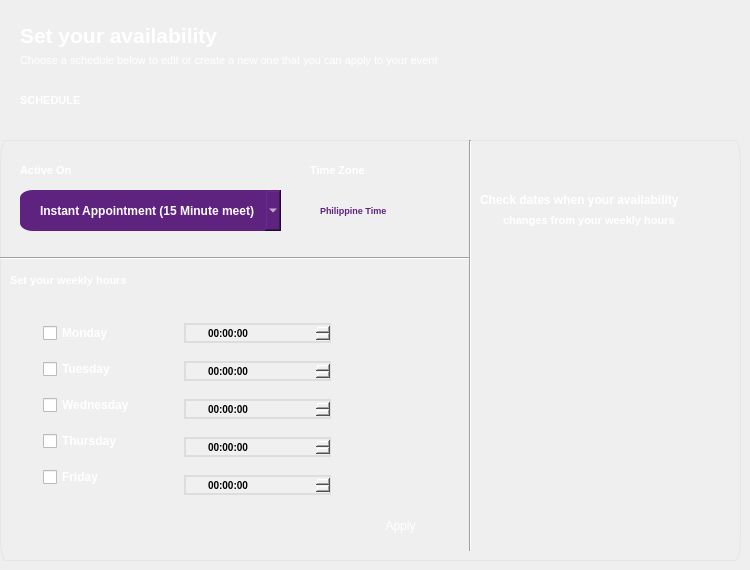
   <widget class="QWidget" name="Availabilitypage">
    <property name="styleSheet">
     <string notr="true">color: white;</string>
    </property>
    <widget class="QLabel" name="label_14">
     <property name="geometry">
      <rect>
       <x>20</x>
       <y>0</y>
       <width>261</width>
       <height>71</height>
      </rect>
     </property>
     <property name="font">
      <font>
       <family>Nirmala UI</family>
       <pointsize>16</pointsize>
       <weight>75</weight>
       <bold>true</bold>
      </font>
     </property>
     <property name="styleSheet">
      <string notr="true">border-radius: 0px solid;
background-color: rgba(0,0,0,0%);
</string>
     </property>
     <property name="text">
      <string>Set your availability</string>
     </property>
    </widget>
    <widget class="QGroupBox" name="groupBox_2">
     <property name="geometry">
      <rect>
       <x>0</x>
       <y>140</y>
       <width>741</width>
       <height>421</height>
      </rect>
     </property>
     <property name="styleSheet">
      <string notr="true">QGroupBox {

border-radius: 5px solid; 
border:1px solid;
border-color: rgb(229, 229, 229);
background-color: rgba(0,0,0,0%);
}

QComboBox {
	background-color: rgb(240, 240, 240);
border-radius: bold 2px;
padding-left:20px;
color: rgb(94, 34, 127);
}

QVBoxLaout {
color:white;
}
</string>
     </property>
     <property name="title">
      <string/>
     </property>
     <widget class="QLabel" name="label_15">
      <property name="geometry">
       <rect>
        <x>20</x>
        <y>20</y>
        <width>71</width>
        <height>21</height>
       </rect>
      </property>
      <property name="font">
       <font>
        <family>Nirmala UI</family>
        <pointsize>8</pointsize>
        <weight>75</weight>
        <bold>true</bold>
       </font>
      </property>
      <property name="styleSheet">
       <string notr="true">border-radius: 0px solid;
background-color: rgba(0,0,0,0%);
</string>
      </property>
      <property name="text">
       <string>Active On</string>
      </property>
     </widget>
     <widget class="QLabel" name="label_16">
      <property name="geometry">
       <rect>
        <x>310</x>
        <y>20</y>
        <width>71</width>
        <height>21</height>
       </rect>
      </property>
      <property name="font">
       <font>
        <family>Nirmala UI</family>
        <pointsize>8</pointsize>
        <weight>75</weight>
        <bold>true</bold>
       </font>
      </property>
      <property name="styleSheet">
       <string notr="true">border-radius: 0px solid;
background-color: rgba(0,0,0,0%);
</string>
      </property>
      <property name="text">
       <string>Time Zone</string>
      </property>
     </widget>
     <widget class="QLabel" name="label_18">
      <property name="geometry">
       <rect>
        <x>310</x>
        <y>50</y>
        <width>111</width>
        <height>41</height>
       </rect>
      </property>
      <property name="font">
       <font>
        <family>Nirmala UI</family>
        <pointsize>7</pointsize>
        <weight>75</weight>
        <bold>true</bold>
       </font>
      </property>
      <property name="styleSheet">
       <string notr="true">color: rgb(94, 34, 127);</string>
      </property>
      <property name="text">
       <string>    Philippine Time</string>
      </property>
     </widget>
     <widget class="QLabel" name="label_19">
      <property name="geometry">
       <rect>
        <x>10</x>
        <y>130</y>
        <width>151</width>
        <height>21</height>
       </rect>
      </property>
      <property name="font">
       <font>
        <family>Nirmala UI</family>
        <pointsize>8</pointsize>
        <weight>75</weight>
        <bold>true</bold>
       </font>
      </property>
      <property name="styleSheet">
       <string notr="true">border-radius: 0px solid;
background-color: rgba(0,0,0,0%);
</string>
      </property>
      <property name="text">
       <string>Set your weekly hours</string>
      </property>
     </widget>
     <widget class="Line" name="line">
      <property name="geometry">
       <rect>
        <x>0</x>
        <y>110</y>
        <width>471</width>
        <height>16</height>
       </rect>
      </property>
      <property name="orientation">
       <enum>Qt::Horizontal</enum>
      </property>
     </widget>
     <widget class="Line" name="line_2">
      <property name="geometry">
       <rect>
        <x>460</x>
        <y>0</y>
        <width>20</width>
        <height>411</height>
       </rect>
      </property>
      <property name="orientation">
       <enum>Qt::Vertical</enum>
      </property>
     </widget>
     <widget class="QWidget" name="verticalLayoutWidget">
      <property name="geometry">
       <rect>
        <x>30</x>
        <y>160</y>
        <width>141</width>
        <height>211</height>
       </rect>
      </property>
      <layout class="QVBoxLayout" name="verticalLayout">
       <property name="leftMargin">
        <number>13</number>
       </property>
       <property name="topMargin">
        <number>13</number>
       </property>
       <property name="rightMargin">
        <number>13</number>
       </property>
       <property name="bottomMargin">
        <number>10</number>
       </property>
       <item>
        <widget class="QCheckBox" name="checkBox_2">
         <property name="font">
          <font>
           <family>Nirmala UI</family>
           <weight>75</weight>
           <bold>true</bold>
          </font>
         </property>
         <property name="styleSheet">
          <string notr="true">
color:white;</string>
         </property>
         <property name="text">
          <string>Monday</string>
         </property>
        </widget>
       </item>
       <item>
        <widget class="QCheckBox" name="checkBox_3">
         <property name="font">
          <font>
           <family>Nirmala UI</family>
           <weight>75</weight>
           <bold>true</bold>
          </font>
         </property>
         <property name="styleSheet">
          <string notr="true">
color:white;</string>
         </property>
         <property name="text">
          <string>Tuesday</string>
         </property>
        </widget>
       </item>
       <item>
        <widget class="QCheckBox" name="checkBox">
         <property name="font">
          <font>
           <family>Nirmala UI</family>
           <weight>75</weight>
           <bold>true</bold>
          </font>
         </property>
         <property name="styleSheet">
          <string notr="true">
color:white;

</string>
         </property>
         <property name="text">
          <string>Wednesday</string>
         </property>
        </widget>
       </item>
       <item>
        <widget class="QCheckBox" name="checkBox_4">
         <property name="font">
          <font>
           <family>Nirmala UI</family>
           <weight>75</weight>
           <bold>true</bold>
          </font>
         </property>
         <property name="styleSheet">
          <string notr="true">
color:white;</string>
         </property>
         <property name="text">
          <string>Thursday</string>
         </property>
        </widget>
       </item>
       <item>
        <widget class="QCheckBox" name="checkBox_5">
         <property name="font">
          <font>
           <family>Nirmala UI</family>
           <pointsize>9</pointsize>
           <weight>75</weight>
           <bold>true</bold>
          </font>
         </property>
         <property name="styleSheet">
          <string notr="true">
color:white;</string>
         </property>
         <property name="text">
          <string>Friday</string>
         </property>
        </widget>
       </item>
      </layout>
     </widget>
     <widget class="QWidget" name="verticalLayoutWidget_2">
      <property name="geometry">
       <rect>
        <x>180</x>
        <y>160</y>
        <width>151</width>
        <height>211</height>
       </rect>
      </property>
      <layout class="QVBoxLayout" name="verticalLayout_2" stretch="0,0,0,0,0">
       <property name="leftMargin">
        <number>4</number>
       </property>
       <property name="topMargin">
        <number>11</number>
       </property>
       <item>
        <widget class="QTimeEdit" name="timeEdit_3">
         <property name="styleSheet">
          <string notr="true">QTimeEdit {
 
color:black;
	background-color: rgb(240, 240, 240);

font: bold 10px;
padding-left: 20px;
border:2px solid rgb(221, 221, 221);
border-radius: bold 18px;
}

QTimeEdit:hover {
	
	background-color: rgb(151, 9, 206);
	
	color: rgb(255, 255, 255);
}</string>
         </property>
        </widget>
       </item>
       <item>
        <widget class="QTimeEdit" name="timeEdit_2">
         <property name="styleSheet">
          <string notr="true">QTimeEdit {
 
color:black;
	background-color: rgb(240, 240, 240);

font: bold 10px;
padding-left: 20px;
border:2px solid rgb(221, 221, 221);
border-radius: bold 18px;
}

QTimeEdit:hover {
	
	background-color: rgb(151, 9, 206);
	
	color: rgb(255, 255, 255);
}</string>
         </property>
        </widget>
       </item>
       <item>
        <widget class="QTimeEdit" name="timeEdit_4">
         <property name="styleSheet">
          <string notr="true">QTimeEdit {
 
color:black;
	background-color: rgb(240, 240, 240);

font: bold 10px;
padding-left: 20px;
border:2px solid rgb(221, 221, 221);
border-radius: bold 18px;
}

QTimeEdit:hover {
	
	background-color: rgb(151, 9, 206);
	
	color: rgb(255, 255, 255);
}</string>
         </property>
        </widget>
       </item>
       <item>
        <widget class="QTimeEdit" name="timeEdit_6">
         <property name="styleSheet">
          <string notr="true">QTimeEdit {
 
color:black;
	background-color: rgb(240, 240, 240);

font: bold 10px;
padding-left: 20px;
border:2px solid rgb(221, 221, 221);
border-radius: bold 18px;
}

QTimeEdit:hover {
	
	background-color: rgb(151, 9, 206);
	
	color: rgb(255, 255, 255);
}</string>
         </property>
        </widget>
       </item>
       <item>
        <widget class="QTimeEdit" name="timeEdit_5">
         <property name="styleSheet">
          <string notr="true">QTimeEdit {
 
color:black;
	background-color: rgb(240, 240, 240);

font: bold 10px;
padding-left: 20px;
border:2px solid rgb(221, 221, 221);
border-radius: bold 18px;
}

QTimeEdit:hover {
	
	background-color: rgb(151, 9, 206);
	
	color: rgb(255, 255, 255);
}</string>
         </property>
        </widget>
       </item>
      </layout>
     </widget>
     <widget class="QLabel" name="label_21">
      <property name="geometry">
       <rect>
        <x>480</x>
        <y>10</y>
        <width>281</width>
        <height>401</height>
       </rect>
      </property>
      <property name="font">
       <font>
        <family>Nirmala UI</family>
        <pointsize>8</pointsize>
        <weight>75</weight>
        <bold>true</bold>
       </font>
      </property>
      <property name="styleSheet">
       <string notr="true">border-radius: 0px solid;
background-color: rgba(0,0,0,0%);
</string>
      </property>
      <property name="text">
       <string/>
      </property>
      <property name="pixmap">
       <pixmap>photos/Add dates when your availability changes from your weekly hours (1).svg</pixmap>
      </property>
      <property name="scaledContents">
       <bool>true</bool>
      </property>
     </widget>
     <widget class="QLabel" name="label_22">
      <property name="geometry">
       <rect>
        <x>480</x>
        <y>50</y>
        <width>251</width>
        <height>20</height>
       </rect>
      </property>
      <property name="font">
       <font>
        <family>Nirmala UI</family>
        <pointsize>9</pointsize>
        <weight>75</weight>
        <bold>true</bold>
       </font>
      </property>
      <property name="styleSheet">
       <string notr="true">border-radius: 0px solid;
background-color: rgba(0,0,0,0%);
</string>
      </property>
      <property name="text">
       <string>Check dates when your availability </string>
      </property>
     </widget>
     <widget class="QLabel" name="label_23">
      <property name="geometry">
       <rect>
        <x>500</x>
        <y>70</y>
        <width>221</width>
        <height>20</height>
       </rect>
      </property>
      <property name="font">
       <font>
        <family>Nirmala UI</family>
        <pointsize>8</pointsize>
        <weight>75</weight>
        <bold>true</bold>
       </font>
      </property>
      <property name="styleSheet">
       <string notr="true">border-radius: 0px solid;
background-color: rgba(0,0,0,0%);
</string>
      </property>
      <property name="text">
       <string> changes from your weekly hours</string>
      </property>
     </widget>
     <widget class="QPushButton" name="pushButton">
      <property name="geometry">
       <rect>
        <x>350</x>
        <y>370</y>
        <width>101</width>
        <height>31</height>
       </rect>
      </property>
      <property name="styleSheet">
       <string notr="true">border-radius: 18 px;</string>
      </property>
      <property name="text">
       <string>Apply</string>
      </property>
     </widget>
     <widget class="QComboBox" name="year_level">
      <property name="geometry">
       <rect>
        <x>20</x>
        <y>50</y>
        <width>261</width>
        <height>41</height>
       </rect>
      </property>
      <property name="font">
       <font>
        <family>Nirmala UI</family>
        <weight>75</weight>
        <bold>true</bold>
       </font>
      </property>
      <property name="styleSheet">
       <string notr="true">
QComboBox{
 
cborder:0px solid;
	color: white;
	background-color: rgb(94, 34, 127);
border-radius: bold 8px;
padding-left:20px;
}

QComboBox:hover {
	
	background-color: rgb(151, 9, 206);
	
	color: rgb(255, 255, 255);
}</string>
      </property>
      <property name="insertPolicy">
       <enum>QComboBox::InsertAtBottom</enum>
      </property>
      <property name="placeholderText">
       <string/>
      </property>
      <item>
       <property name="text">
        <string>Instant Appointment (15 Minute meet)</string>
       </property>
      </item>
      <item>
       <property name="text">
        <string>Booking Appointment(30 Minute meet)</string>
       </property>
      </item>
      <item>
       <property name="text">
        <string>Away</string>
       </property>
      </item>
     </widget>
    </widget>
    <widget class="QLabel" name="label_27">
     <property name="geometry">
      <rect>
       <x>20</x>
       <y>50</y>
       <width>511</width>
       <height>21</height>
      </rect>
     </property>
     <property name="font">
      <font>
       <family>Nirmala UI</family>
       <pointsize>8</pointsize>
       <weight>50</weight>
       <bold>false</bold>
      </font>
     </property>
     <property name="styleSheet">
      <string notr="true">border-radius: 0px solid;
background-color: rgba(0,0,0,0%);
</string>
     </property>
     <property name="text">
      <string>Choose a schedule below to edit or create a new one that you can apply to your event</string>
     </property>
    </widget>
    <widget class="QLabel" name="label_28">
     <property name="geometry">
      <rect>
       <x>20</x>
       <y>90</y>
       <width>71</width>
       <height>21</height>
      </rect>
     </property>
     <property name="font">
      <font>
       <family>Nirmala UI</family>
       <pointsize>8</pointsize>
       <weight>75</weight>
       <bold>true</bold>
      </font>
     </property>
     <property name="styleSheet">
      <string notr="true">border-radius: 0px solid;
background-color: rgba(0,0,0,0%);
</string>
     </property>
     <property name="text">
      <string>SCHEDULE</string>
     </property>
    </widget>
   </widget>
